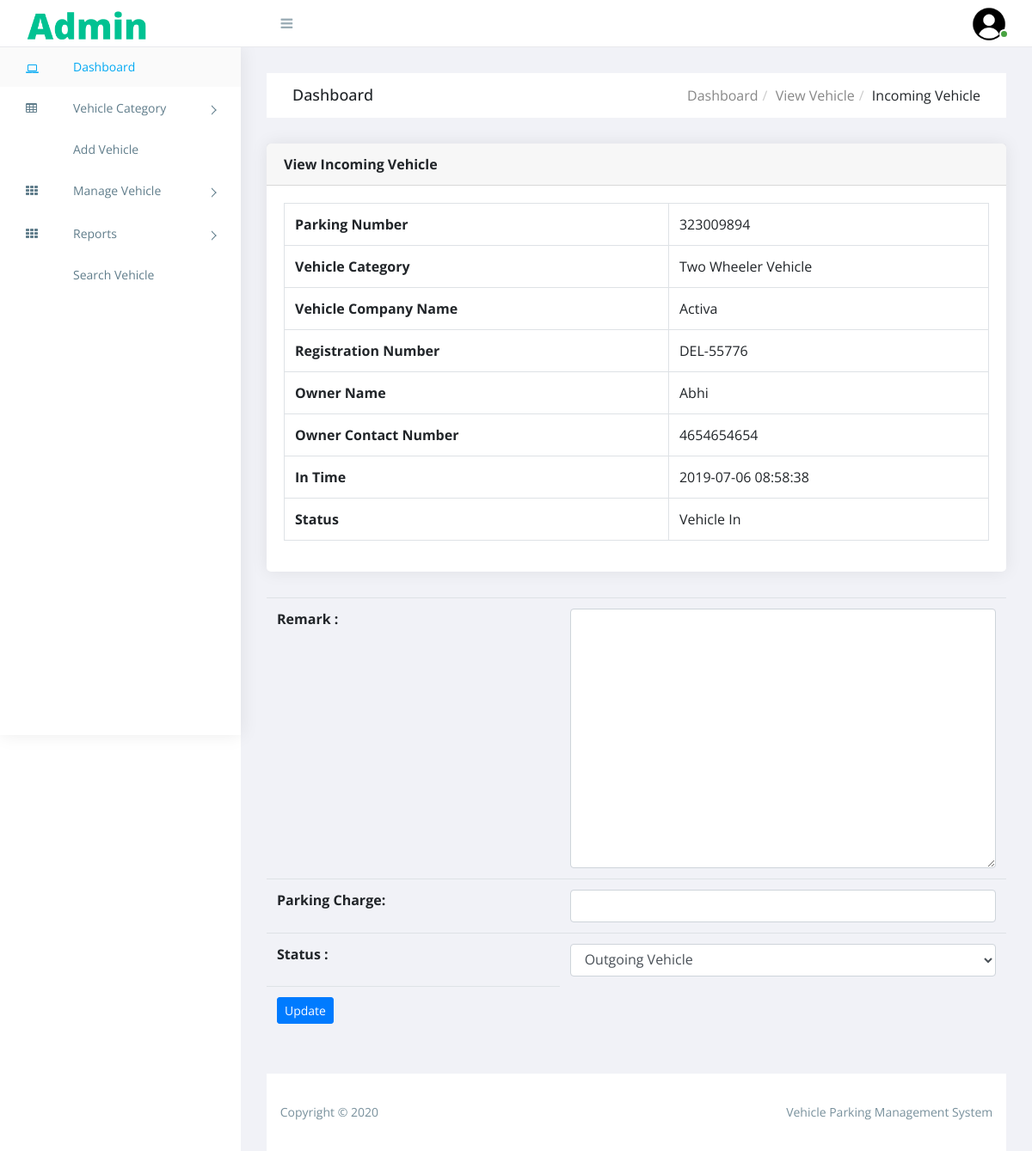
Screenshot of /PHP/view-incomingvehicle-detail.php?viewid=5 (signed in) with the database file from the repository.
### tables this page shows
CREATE TABLE `tblvehicle` (
  `ID` int(10) NOT NULL,
  `ParkingNumber` varchar(120) DEFAULT NULL,
  `VehicleCategory` varchar(120) NOT NULL,
  `VehicleCompanyname` varchar(120) DEFAULT NULL,
  `RegistrationNumber` varchar(120) DEFAULT NULL,
  `OwnerName` varchar(120) DEFAULT NULL,
  `OwnerContactNumber` bigint(10) DEFAULT NULL,
  `InTime` timestamp NULL DEFAULT current_timestamp(),
  `OutTime` timestamp NULL DEFAULT NULL ON UPDATE current_timestamp(),
  `ParkingCharge` varchar(120) NOT NULL,
  `Remark` mediumtext NOT NULL,
  `Status` varchar(5) NOT NULL
);

### PHP/view-incomingvehicle-detail.php (the view, shortened to what this page needs)
<?php
include('includes/dbconnection.php');
if (strlen($_SESSION['vpmsaid']==0)) {
  header('location:logout.php');
  } else{
  ?>
<!doctype html>
<html class="no-js" lang="">
<head>
    <link rel="stylesheet" href="https://cdn.jsdelivr.net/npm/normalize.css@8.0.0/normalize.min.css">
    <link rel="stylesheet" href="https://cdn.jsdelivr.net/npm/bootstrap@4.1.3/dist/css/bootstrap.min.css">
    <link rel="stylesheet" href="https://cdn.jsdelivr.net/npm/font-awesome@4.7.0/css/font-awesome.min.css">
    <link rel="stylesheet" href="https://cdn.jsdelivr.net/gh/lykmapipo/themify-icons@0.1.2/css/themify-icons.css">
    <link rel="stylesheet" href="https://cdn.jsdelivr.net/npm/pixeden-stroke-7-icon@1.2.3/pe-icon-7-stroke/dist/pe-icon-7-stroke.min.css">
    <link rel="stylesheet" href="https://cdnjs.cloudflare.com/ajax/libs/flag-icon-css/3.2.0/css/flag-icon.min.css">
    <link rel="stylesheet" href="assets/css/cs-skin-elastic.css">
    <link rel="stylesheet" href="assets/css/style.css">
</head>
<body>
  <?php include_once('includes/sidebar.php');?>
     <?php include_once('includes/header.php');?>
        <div class="breadcrumbs">
            <div class="breadcrumbs-inner">
                <div class="row m-0">
                    <div class="col-sm-4">
                        <div class="page-header float-left">
                            <div class="page-title">
                                <h1>Dashboard</h1>
                            </div>
                        </div>
                    </div>
                    <div class="col-sm-8">
                        <div class="page-header float-right">
                            <div class="page-title">
                                <ol class="breadcrumb text-right">
                                    <li><a href="dashboard.php">Dashboard</a></li>
                                    <li><a href="manage-incomingvehicle.php">View Vehicle</a></li>
                                    <li class="active">Incoming Vehicle</li>
                                </ol>
                            </div>
                        </div>
                    </div>
                </div>
            </div>
        </div>
        <div class="content">
            <div class="animated fadeIn">
                <div class="row">
                <div class="col-lg-12">
                    <div class="card">
                        <div class="card-header">
                            <strong class="card-title">View Incoming Vehicle</strong>
                        </div>
                        <div class="card-body">
              <?php
 $cid=$_GET['viewid'];
$ret=mysqli_query($con,"select * from tblvehicle where ID='$cid'");
while ($row=mysqli_fetch_array($ret)) {
?>                       <table border="1" class="table table-bordered mg-b-0">
   <tr>
                                <th>Parking Number</th>
                                   <td><?php  echo $row['ParkingNumber'];?></td>
                                   </tr>
<tr>
                                <th>Vehicle Category</th>
                                   <td><?php  echo $row['VehicleCategory'];?></td>
                                   </tr>
                                   <tr>
                                <th>Vehicle Company Name</th>
                                   <td><?php  echo $packprice= $row['VehicleCompanyname'];?></td>
                                   </tr>
                                <tr>
                                <th>Registration Number</th>
                                   <td><?php  echo $row['RegistrationNumber'];?></td>
                                   </tr>
                                   <tr>
                                    <th>Owner Name</th>
                                      <td><?php  echo $row['OwnerName'];?></td>
                                  </tr>
                                      <tr>
                                       <th>Owner Contact Number</th>
                                        <td><?php  echo $row['OwnerContactNumber'];?></td>
                                    </tr>
                                    <tr>
                               <th>In Time</th>
                                <td><?php  echo $row['InTime'];?></td>
                            </tr>
                            <tr>
    <th>Status</th>
    <td> <?php
if($row['Status']=="")
{
  echo "Vehicle In";
}
     ;?></td>
  </tr>
</table>
                    </div>
                </div>
                <table class="table mb-0">
<?php if($row['Status']==""){ ?>
        <form action="" method="post" enctype="multipart/form-data" class="form-horizontal">
  <tr>
    <th>Remark :</th>
    <td>
    <textarea name="remark" placeholder="" rows="12" cols="14" class="form-control" required="true"></textarea></td>
  </tr>
 <tr>
<th>Parking Charge: </th>
<td>
  <input type="text" name="parkingcharge" id="parkingcharge" class="form-control" >
</td></tr>
<tr>
    <th>Status :</th>
    <td>
   <select name="status" class="form-control" required="true" >
     <option value="Out">Outgoing Vehicle</option>
   </select></td>
  </tr>
                                 <tr>  <p style="text-align: center;"><td> <button type="submit" class="btn btn-primary btn-sm" name="submit" >Update</button></p></td></tr>
                                </form>
                            </table>
<?php } ?>
<?php } ?>
            </div>
        </div>
    </div>
</div>
<?php include_once('includes/footer.php');?>
</div>
</body>
</html>
<?php }  ?>

### assets/css/style.css (style rules this page uses)
body { display: table; font-family: "Open Sans", sans-serif; font-size: 16px; width: 100%; }
p { font-size: 16px; font-family: "Open Sans", sans-serif; font-weight: 400; line-height: 24px; color: #878787; }
a, button { text-decoration: none; outline: none !important; color: #878787; -webkit-transition: all 0.25s ease; transition: all 0.25s ease; }
h1, h2, h3, h4, h5, h6 { margin: 0; }
ul, ol { padding-left: 0; }
.mb-0 { margin-bottom: 0; }
.btn, button, input, textarea { -webkit-box-shadow: none; box-shadow: none; outline: 0 !important; }
.btn { border-radius: 3px; }
.right-panel .breadcrumbs { float: left; margin-top: 30px; padding: 0 1.875em; width: 100%; }
.right-panel .breadcrumbs .breadcrumbs-inner { background-color: #fff; }
.right-panel .page-header { min-height: 50px; margin: 0px; padding: 0px 15px; background: #ffffff; border-bottom: 0px; }
.right-panel .page-header h1 { font-size: 18px; padding: 15px 0; }
.right-panel .page-header .breadcrumb { margin: 0px; padding: 13.5px 0; background: #fff; text-transform: capitalize; }
.right-panel .page-header .breadcrumb > li + li:before { padding: 0 5px; color: #ccc; content: "/\00a0"; }
.content { float: left; padding: 1.875em; width: 100%; }
.card { margin-bottom: 1.875em; border-radius: 5px; padding: 0; border: 0px solid transparent; -webkit-box-shadow: 0 0 20px rgba(0, 0, 0, 0.08); box-shadow: 0 0 20px rgba(0, 0, 0, 0.08); }
.card .card-body { float: left; padding: 1.25em; position: relative; width: 100%; }
.btn, .button { display: inline-block; font-weight: 400; text-align: center; white-space: nowrap; vertical-align: middle; -webkit-transition: all .15s ease-in-out; transition: all .15s ease-in-out; border-radius: 3; cursor: pointer; }
@media (max-width: 1368px) { .card-body { padding: 15px; } }

### rows the page displays
tblvehicle: ParkingNumber "323009894", VehicleCategory "Two Wheeler Vehicle", VehicleCompanyname "Activa", RegistrationNumber "DEL-55776", OwnerName "Abhi", OwnerContactNumber "4654654654", InTime "2019-07-06 08:58:38", Status "Vehicle In"
